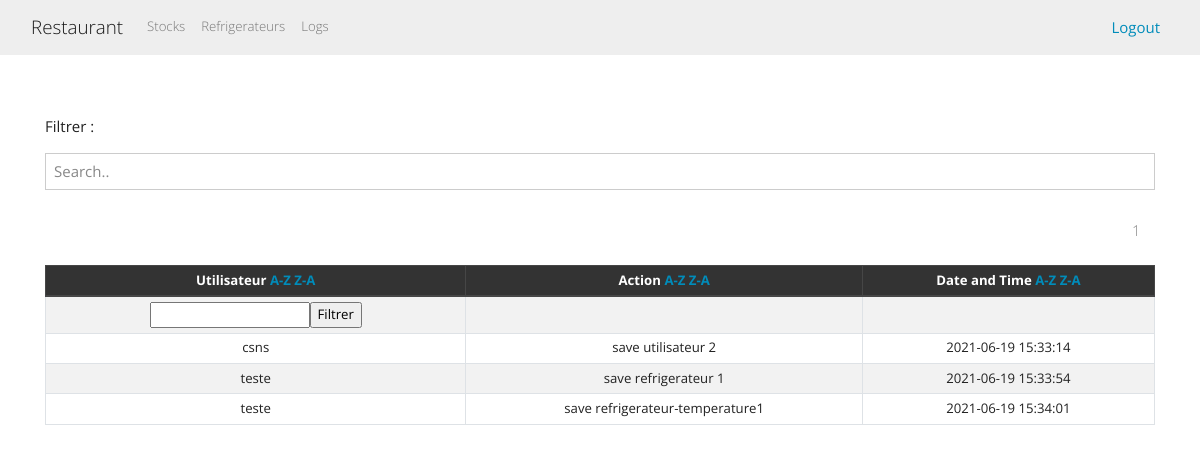
Page /index_log.php (signed in) on the committed database.
### tables this page shows
CREATE TABLE `historique` (
  `id` bigint NOT NULL AUTO_INCREMENT,
  `action` varchar(255) DEFAULT NULL,
  `date_and_time` datetime DEFAULT NULL,
  `utilisateur_id` bigint DEFAULT NULL,
  PRIMARY KEY (`id`),
  KEY `FKapis6adjm795lp61gp45lktpq` (`utilisateur_id`)
);

CREATE TABLE `utilisateur` (
  `id` bigint NOT NULL AUTO_INCREMENT,
  `adresse_mail` varchar(255) DEFAULT NULL,
  `login` varchar(255) DEFAULT NULL,
  `mot_de_passe` varchar(255) DEFAULT NULL,
  `nom` varchar(255) DEFAULT NULL,
  `prenom` varchar(255) DEFAULT NULL,
  `role_id` bigint DEFAULT NULL,
  PRIMARY KEY (`id`),
  KEY `FKaqe8xtajee4k0wlqrvh2pso4l` (`role_id`)
);

### index_log.php (the view, shortened to what this page needs)
<?php include("db.php"); ?>
<?php include('includes/header.php');
?>
<?php
$result = mysqli_query($conn, "SELECT count(*) FROM historique;");
$nombreDeLignes = mysqli_fetch_array($result)[0];
$page = 1;
$taillePage = 10;
$decal = ($page - 1) * $taillePage;
$tri = "login";
$triSens = "ASC";
$filtre = "";
$sql = "SELECT * FROM historique hist left join utilisateur u on hist.utilisateur_id = u.id $filtre ORDER BY $tri $triSens LIMIT $taillePage OFFSET $decal;";
$result = mysqli_query($conn, $sql);
$nbrePages = ceil($nombreDeLignes / $taillePage);
?>
<main class="container">
  <br>
  <br>
  <p>Filtrer : </p>
  <input class="form-control" id="myInput" type="text" placeholder="Search..">
  <br>
  <div class="row">
    <div class="col-md-12 table-responsive">
      <table class="table table-striped table-bordered table-sm " id='pagination'>
        <thead class="thead-dark">
          <tr class="text-center">
            <th>Utilisateur    <a href='./index_log.php?tri=1&sens=1'>A-Z</a> <a href='./index_log.php?tri=1&sens=2'>Z-A</a></th>
			<th>Action    <a href='./index_log.php?tri=2&sens=1'>A-Z</a> <a href='./index_log.php?tri=2&sens=2'>Z-A</a></th>
			<th>Date and Time    <a href='./index_log.php?tri=3&sens=1'>A-Z</a> <a href='./index_log.php?tri=3&sens=2'>Z-A</a></th>
          </tr>
        </thead>
		 <?php
			echo "<tr class='text-center'>";
			echo "<td><input type='text' name='filtre' value='$filtre'/><input type='submit' value='Filtrer'/></td>";
			echo "<td></td>";
			echo "<td></td>";
			echo "</tr>";
            echo "<tr class='text-center'>";
			while ($ligne = mysqli_fetch_assoc($result)) {
				$login = $ligne["login"];
				$action = $ligne["action"];
				$datetime = $ligne["date_and_time"];
				echo "<td class='text-center'>$login</td>";
				echo "<td class='text-center'>$action</td>";
				echo "<td class='text-center'>$datetime</td>";
				echo "<tr class='text-center'>";
			}
          ?>
		<nav aria-label="Page navigation example">
		  <ul class="pagination float-right">
		    <?php
			for($i=1;$i<=$nbrePages;$i++){
						echo "<li class='page-item'><a class='page-link' href='./index_log.php?page=$i'>$i</a></li>";
					}?>
		  </ul>
		</nav>
    </table>
    </div>
  </div>
</main>
<?php include('includes/footer.php'); ?>

### css/draganddrop.css (style rules this page uses)
p { clear: both; padding-top: 1em; }

### rows in the picture
historique: utilisateur.login "csns", action "save utilisateur 2", date_and_time "2021-06-19 15:33:14"
historique: utilisateur.login "teste", action "save refrigerateur 1", date_and_time "2021-06-19 15:33:54"
historique: utilisateur.login "teste", action "save refrigerateur-temperature1", date_and_time "2021-06-19 15:34:01"
